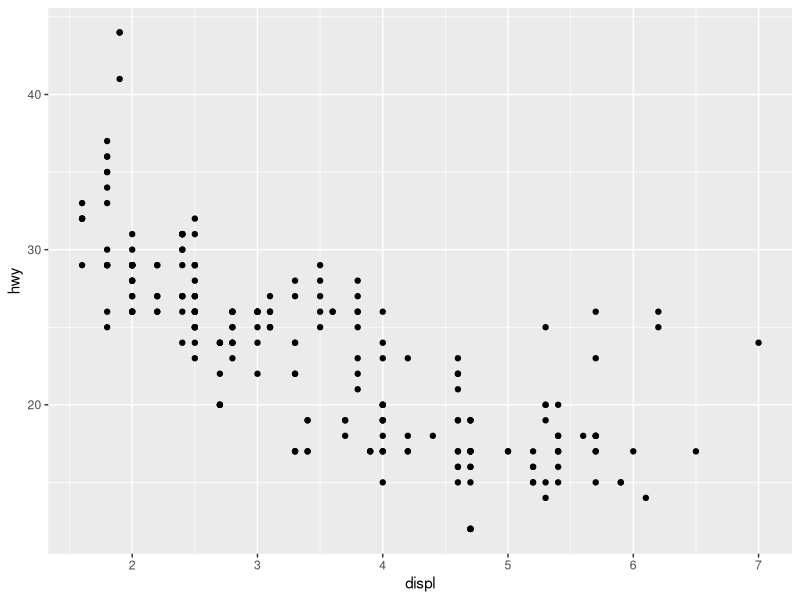
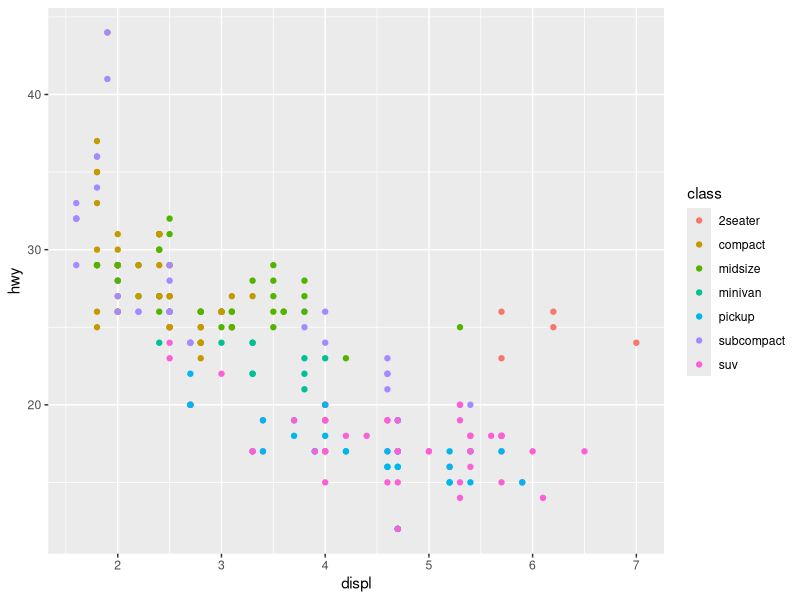
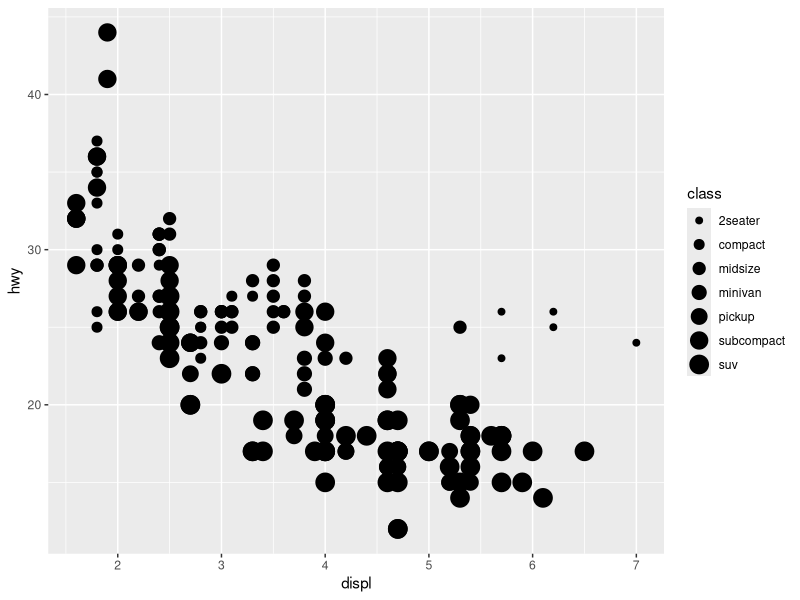
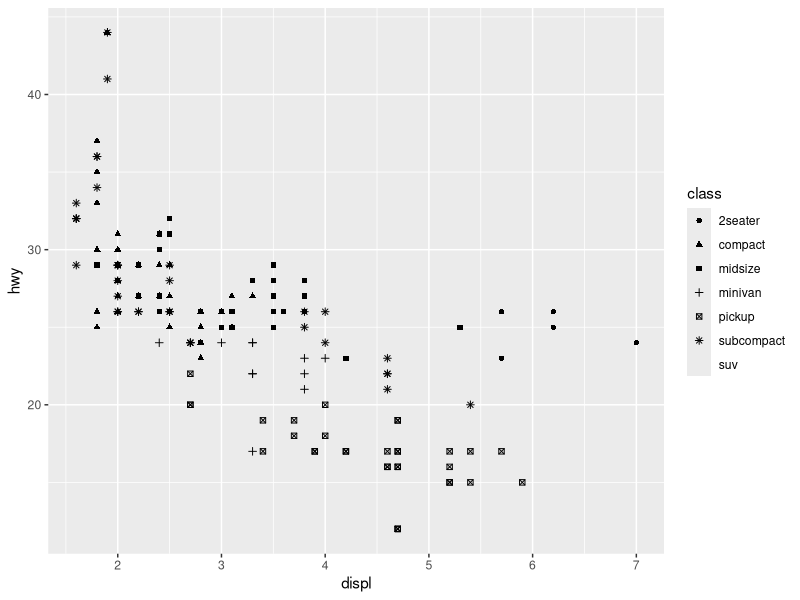
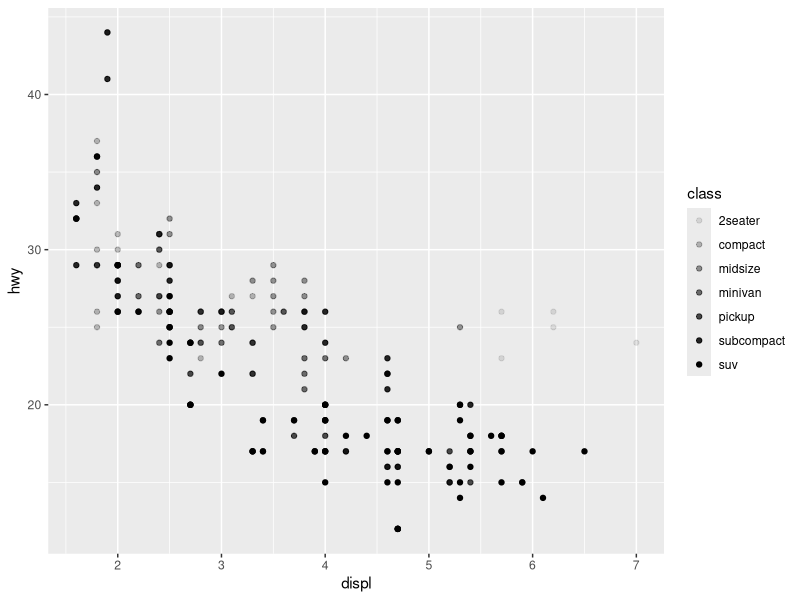
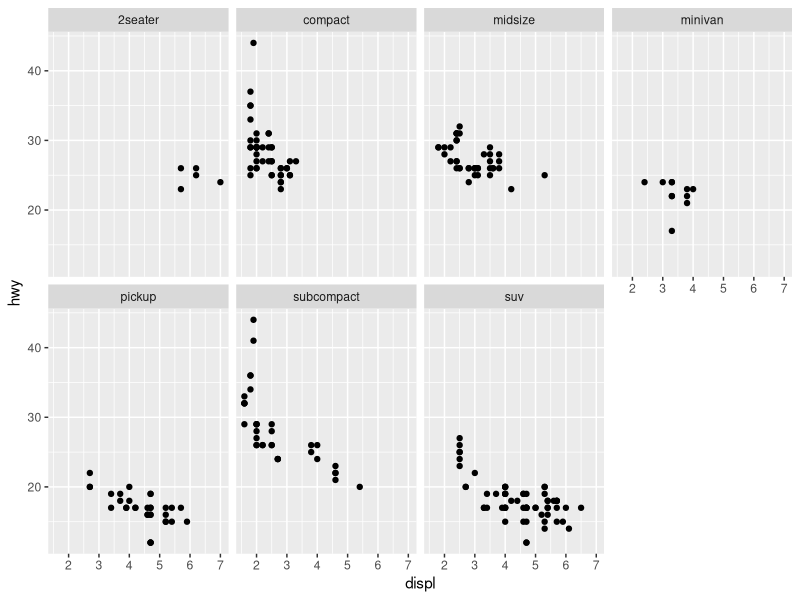
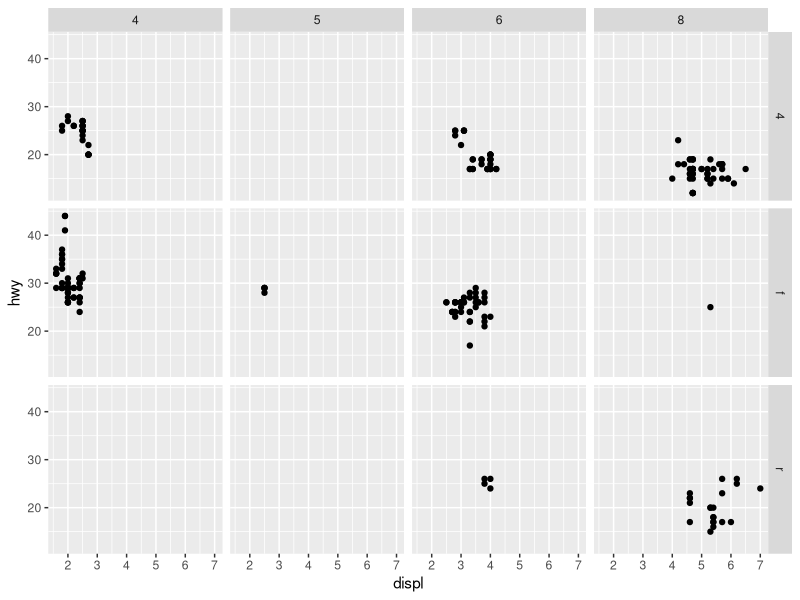
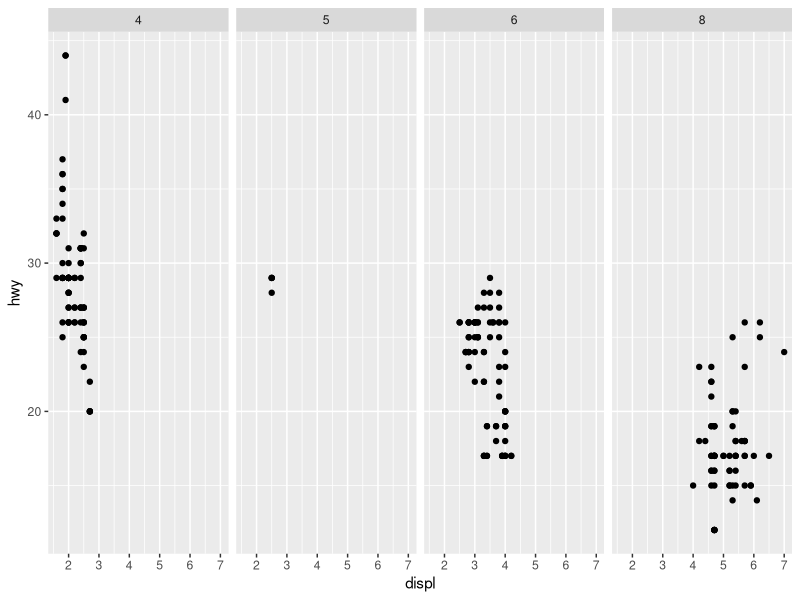

Generate these figures, in order, with R: (Note: this script raises an error after producing the figures.)
# install.packages("tidyverse")

library(tidyverse)

# we will first use the mpg data set that comes with ggplot2; in order
# to learn more about this data, we can use the following line

?ggplot2::mpg

# now we will produce a plot of mpg vs engine displacement size

ggplot(data = mpg) + geom_point(mapping = aes(x=displ, y=hwy))

# there seems to be a few outliers, so we will identify each point also
# by the categorical vehicle class type it belongs to ; in the following 
# line the first operand creates the empty graph and the following operand
# overlays the points. geom_point allows for these points to be placed with 
# the mapping characteristic set. aes here stands for aesthetic, as we are
# defining aesthetic properties

ggplot(data = mpg) + geom_point(mapping = aes(x = displ, y = hwy, color = class))

# from this new way of vieweing the data, we see that 2 seater sports cars
# get better mileage than we would expect of a vehicle with its engine size
# as sports cars tend to have larger engines in much smaller form factors 
# than they normally reside

# in order to get a better idea of the dimensionality of the data, we can 
# use the following functions

# number of rows in the data
nrow(mpg)

# number of cols in the data
ncol(mpg)

# both number of rows and cols in the data 
dim(mpg)

# ggplot can also use size as an aesthetic, though it isnt
# generally regarded as useful for unordered variables

ggplot(data = mpg) + 
    geom_point(mapping = aes(x = displ, y = hwy, size = class))

# ggplot can also use shape to differentiate data types, though
# will only use 6 differenct shapes by default

ggplot(data = mpg) + 
    geom_point(mapping = aes(x = displ, y = hwy, shape=class))


# one other distinction that can be made is the transparency
# of the data point which can be set with the alpha parameter

ggplot(data = mpg) + 
    geom_point(mapping = aes(x = displ, y = hwy, alpha = class))

# another useful feature of ggplot to help convey insight 
# about the data is facets. Facets can be used to seperate
# the data into distinct subsets and produce the geom_point
# data for each distinct class

ggplot(data = mpg) +
    geom_point(mapping = aes(x = displ, y = hwy)) + 
    facet_wrap(~class, nrow=2)
    
# facet_wrap() will facet the data on the basis of one variable
# though we can also facet the data with two variables in a 
# grid like pattern using facet_grid()

ggplot(data = mpg) +
    geom_point(mapping = aes(x = displ, y = hwy)) +
    facet_grid(drv ~ cyl) 

# interestingly if you would like to facet by a grid but
# only in one variable, the other variable can be replaced
# by a (.). A (.) in the first positon means hold off on 
# faceting by row and a (.) in the second position means
# hold off faceting by column

ggplot(data = mpg) + 
    geom_point(mapping = aes(x = displ, y = hwy)) + 
    facet_grid(. ~ cyl)
    
# this seems to have the same effect as facet_grid(~cyl)

ggplot(data = mpg) + 
    geom_point(mapping = aes(x = displ, y = hwy)) + 
    facet_wrap(~year)


# in the following graph we can see that this method can also
# be a tool to see how many data points we have in a subset
# of the data, such as how many vehicles we have that have 
# various combinations of drive types and cylinder counts

ggplot(data = mpg) + 
+     geom_point(mapping = aes(x = drv, y = cyl)) + 
+     facet_grid(drv ~ cyl)

# other geoms can also be used and might describe the data
# better. We can use bar geoms, line geoms, boxplot geoms, 
# point geoms or smooth geoms (more may be available); here
# we will demonstrate a smooth geom vs its scatter plot made
# with point geom

ggplot(data = mpg) + 
     geom_point(mapping = aes(x = displ, y = hwy)) 

ggplot(data = mpg) + 
     geom_smooth(mapping = aes(x = displ, y = hwy)) 

# Every geom function in ggplot2 takes a mapping argument. 
# However, not every aesthetic works with every geom. 

# to display multiple geoms in the same graph we can just
# add them as usual 

ggplot(data = mpg) + 
  geom_point(mapping = aes(x = displ, y = hwy)) +
  geom_smooth(mapping = aes(x = displ, y = hwy))
  

# because ggplot is smart, we can also use this
# syntax as to not repeat code

ggplot(data = mpg, mapping = aes(x = displ, y = hwy)) + 
  geom_point() + 
  geom_smooth()


# then if we want specific aesthetic mappings for specific
# geoms, we can still add them as usual 

ggplot(data = mpg, mapping = aes(x = displ, y = hwy)) + 
  geom_point(mapping = aes(color = class)) + 
  geom_smooth()


# in R we can get subsets of the data very easily with
# the filter function

filter(mpg, class == "subcompact")

# and this function can be used to apply different geoms
# to specific classes of data in our plots

ggplot(data = mpg, mapping = aes(x = displ, y = hwy)) + 
  geom_point(mapping = aes(color = class)) + 
  geom_smooth(data = filter(mpg, class == "subcompact"), se = FALSE)
  
  
# some examples from the exercises

ggplot(data = mpg, mapping = aes(x = displ, y = hwy)) + 
    geom_point() + 
    geom_smooth(mapping = aes(group = drv), se=F)


ggplot(data = mpg, mapping = aes(x = displ, y = hwy, color=drv)) + 
    geom_point() + 
    geom_smooth(se=F)
    

ggplot(data = mpg, mapping = aes(x = displ, y = hwy)) + 
    geom_point(mapping = aes(color=drv)) + 
    geom_smooth(mapping = aes(linetype = drv), se=F)


##########################################
# Statistical Transformations
##########################################

# We will be using the ggplot2:diamonds data set

?ggplot2::diamonds

# Bar Chart

ggplot(data = diamonds) + 
    geom_bar(mapping = aes(x = cut))

# notice that count (the y axis) is not a variable in 
# the graph, but rather was a statistic calculated from
# the data set


# bar charts, histograms, and frequency polygons bin your data 
# and then plot bin counts, the number of points that fall in 
# each bin.

# smoothers fit a model to your data and then plot predictions 
# from the model.

# boxplots compute a robust summary of the distribution and 
# then display a specially formatted box.


# interestingly, geom_bar is the has the same effect as 
# stat_count in the ggplot2 library ; this works because 
# ever stat_??? function in ggplot2 has a default 
# geom_??? function 

ggplot(data = diamonds) + 
    stat_count(mapping = aes(x = cut))















